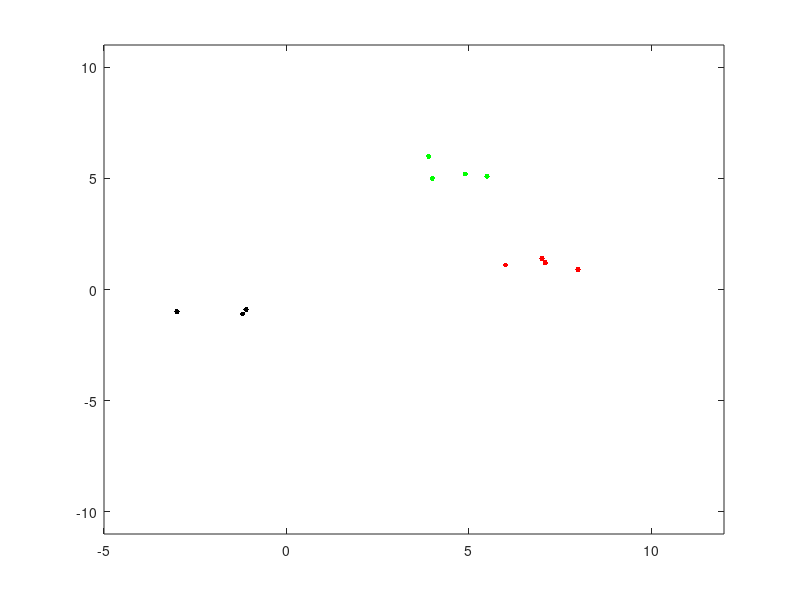

Write MATLAB code to recreate this figure. (Note: this script raises an error after producing the figure.)
clear ; close all; clc


% load the points from files provided
X = load('dataX.csv');
y = load('dataY.csv');


% plot the points on a scatter plot

plot(X(find(y==0)',1),X(find(y==0)',2),'.r','markerSize',12);
axis ([-5 12, -11 11]);     
hold on;
plot(X(find(y==1)',1),X(find(y==1)',2),'.g','markerSize',12);
hold on;
plot(X(find(y==2)',1),X(find(y==2)',2),'.k','markerSize',12);



% initialize constants
n = size(X,2);
lambda=1;
initial_theta = zeros(n+1,1);
options = optimset('GradObj', 'on', 'MaxIter', 50);
number_of_classes = length(unique(y));
thetas = zeros(number_of_classes,n+1);


% augment X with a fake property x0, always equal to zero,
% to make calculations easier
X = [ones(size(X,1),1) X];


% calculate best thetas for each class of points
% so that later we can use them to make predictions 
for i = 0:number_of_classes-1

    thetas(i+1,:) = fmincg (@(t)(lrCostFunction(t, X, y==i , lambda)),
    initial_theta,
    options)';
    
    xs = linspace(-5,12,100);
    ys = xs*(-1)*thetas(i+1,2)/thetas(i+1,3)-thetas(i+1,1)/thetas(i+1,3);
    
    hold on;
    plot(xs,ys);
end


% create a new point and predict in which class it should be put
%    point1 = [2.246 ; -0.2];
%    hold on; plot(point1(1), point1(2),'dc');
%    point1 = [1; point1];
%    probability_of_belonging = round(sigmoid(thetas*point1).*100)./100;
%    [maximum_value, index_of_max] = max(probability_of_belonging);
%    printf("Newly created point belongs to class %d with probability of %f\n", index_of_max,maximum_value);


% let's calculate predictions for points we were given as data
% they should be put to the same catogories they actually belong to
%    probability_of_belonging = round(sigmoid(thetas*X').*100)./100;
%    [probability_of_belonging_to_given_class, predicted_class] = max(probability_of_belonging)



% for a whole group of five points, place them in appropriate classes
% using the previosly calculated thetas
how_many_points_to_generate = 10
X_rand = [ones(how_many_points_to_generate,1) stdnormal_rnd(how_many_points_to_generate,2)*4];
[probability_of_belonging_to_given_class, predicted_class] = max(round(sigmoid(thetas*X_rand').*100)./100);


hold on; plot(X_rand(find(predicted_class==1),2), X_rand(find(predicted_class==1),3),'xr');
hold on; plot(X_rand(find(predicted_class==2),2), X_rand(find(predicted_class==2),3),'xg');
hold on; plot(X_rand(find(predicted_class==3),2), X_rand(find(predicted_class==3),3),'xk');


[X_rand probability_of_belonging_to_given_class']